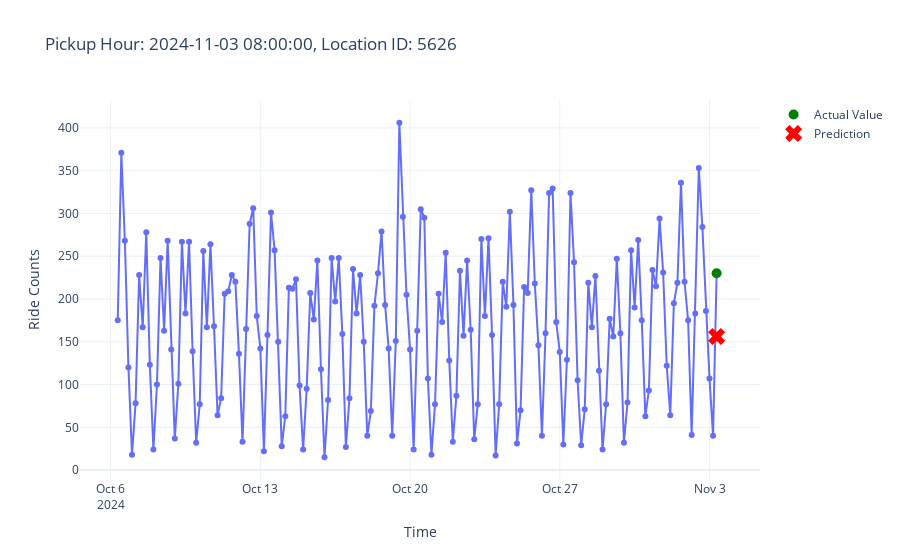

Notebook code for this chart:
### Code cell
from src.plot_utils import plot_aggregated_time_series

plot_aggregated_time_series(X_test, y_test, 200, predictions)

### Figure 1 — Plotly figure (JSON) as saved in the notebook; plotly's stock layout.template omitted (floating-point values rounded to 4 significant figures; data arrays with more than 128 entries replaced by an {"elided": "..."} marker saying what was removed)
{"data": [{"hovertemplate": "Time=%{x}<br>Ride Counts=%{y}<extra></extra>", "legendgroup": "", "line": {"color": "#636efa", "dash": "solid"}, "marker": {"symbol": "circle"}, "mode": "lines+markers", "name": "", "orientation": "v", "showlegend": false, "type": "scatter", "x": {"elided": "169 str values"}, "xaxis": "x", "y": {"elided": "169 int values"}, "yaxis": "y"}, {"line": {"color": "green"}, "marker": {"size": 10}, "mode": "markers", "name": "Actual Value", "type": "scatter", "x": ["2024-11-03T08:00:00.000000000"], "y": [230]}, {"line": {"color": "red"}, "marker": {"size": 15, "symbol": "x"}, "mode": "markers", "name": "Prediction", "type": "scatter", "x": ["2024-11-03T08:00:00.000000000"], "y": [156.2]}], "layout": {"legend": {"tracegroupgap": 0}, "title": {"text": "Pickup Hour: 2024-11-03 08:00:00, Location ID: 5626"}, "xaxis": {"anchor": "y", "domain": [0, 1], "title": {"text": "Time"}}, "yaxis": {"anchor": "x", "domain": [0, 1], "title": {"text": "Ride Counts"}}}}
